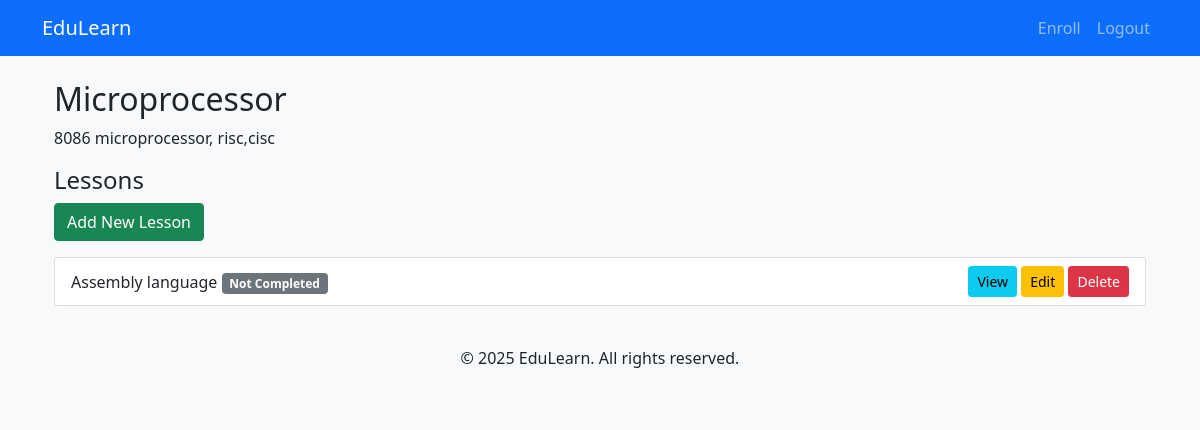
The app's page /courses/4/ (signed in), older data.
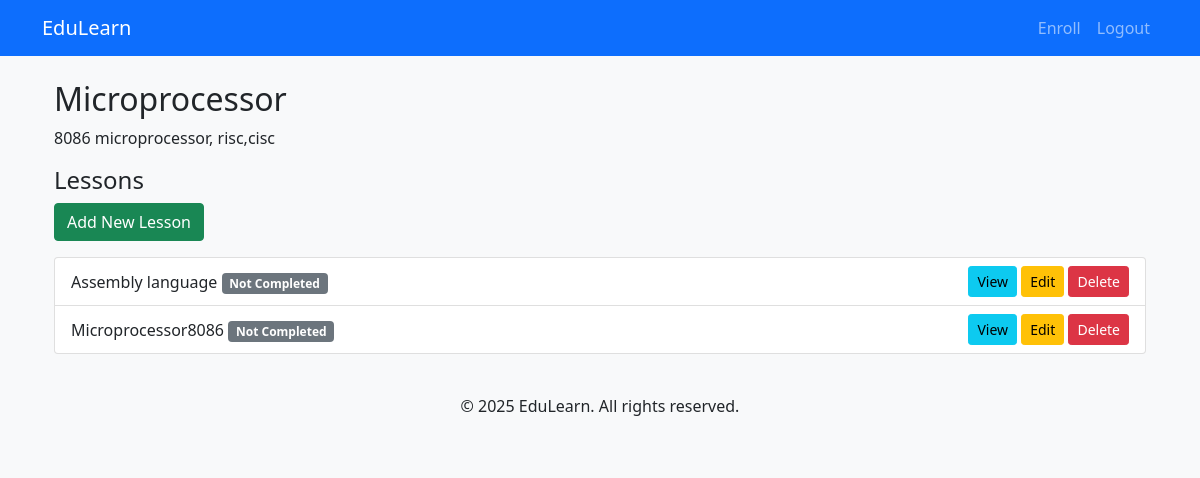
The same page, newer data.
### courses/models.py (models this page shows, shortened)
class Lesson(models.Model):
    title=models.CharField(max_length=200)
    content=models.TextField()
    course=models.ForeignKey(Course,on_delete=models.CASCADE,related_name='lessons')
    video_url=models.URLField(null=True,blank=True)
    completion_status=models.BooleanField(default=False)

### courses/views.py (the view)
# urls.py: path('<int:pk>/', CourseDetailView.as_view(), name='course_detail'),
class CourseDetailView(LoginRequiredMixin, DetailView):
    model = Course
    template_name = 'courses/course_detail.html'
    context_object_name = 'course'
    def get_context_data(self, **kwargs):
        context = super().get_context_data(**kwargs)
        context['lessons'] = self.object.lessons.all()
        if self.request.user.is_authenticated:
            try:
                student = Student.objects.get(user=self.request.user)
                context['student'] = student
            except Student.DoesNotExist:
                context['student'] = None
        else:
            context['student'] = None
        return context

### courses/templates/courses/course_detail.html (shortened to what this page needs)
{% extends "courses/base.html" %}
{% block content %}
<div class="container mt-4">
    <h2>{{ course.title }}</h2>
    <p>{{ course.description }}</p>
    <h4>Lessons</h4>
    <a href="{% url 'lesson_create' %}" class="btn btn-success mb-3">Add New Lesson</a>
    <ul class="list-group">
        {% for lesson in lessons %}
            <li class="list-group-item d-flex justify-content-between align-items-center">
                <div>
                    {{ lesson.title }}
                    {% if student and lesson in student.completed_lessons.all %}
                        <span class="badge bg-success">Completed</span>
                    {% else %}
                        <span class="badge bg-secondary">Not Completed</span>
                    {% endif %}
                </div>
                <div>
                    <a href="{% url 'lesson_detail' lesson.id %}" class="btn btn-info btn-sm">View</a>
                    <a href="{% url 'lesson_update' lesson.id %}" class="btn btn-warning btn-sm">Edit</a>
                    <form action="{% url 'lesson_delete' lesson.id %}" method="post" style="display:inline;">
                        <button type="submit" class="btn btn-danger btn-sm" onclick="return confirm('Are you sure you want to delete this lesson?')">Delete</button>
                    </form>
                </div>
            </li>
        {% empty %}
            <li class="list-group-item text-center">No lessons available for this course.</li>
        {% endfor %}
    </ul>
</div>
{% endblock %}

Row changes from the older to the newer data that the page shows:
added Lesson: title "Microprocessor8086", shows "Not Completed"
